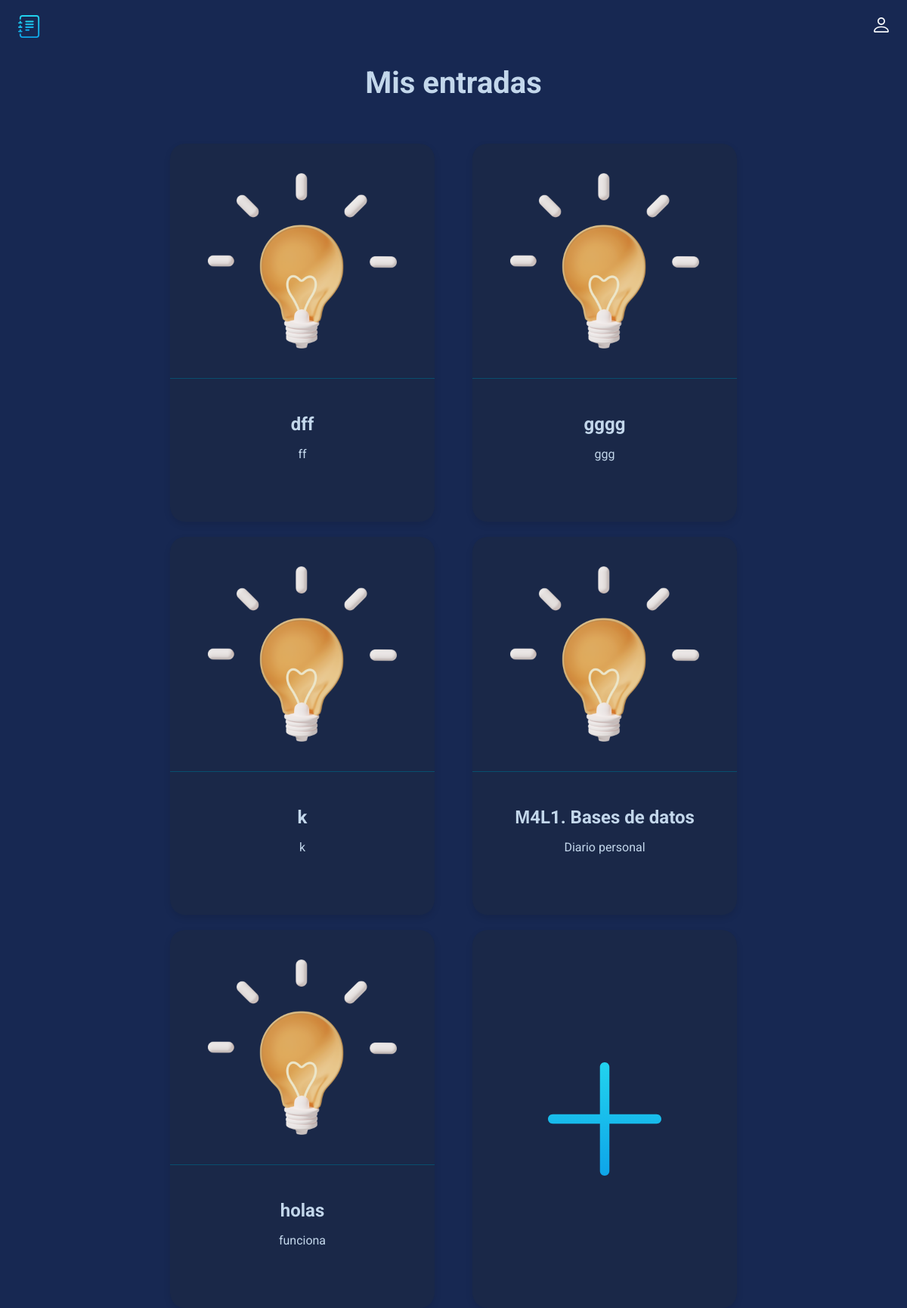
The page /index on the database as committed earlier.
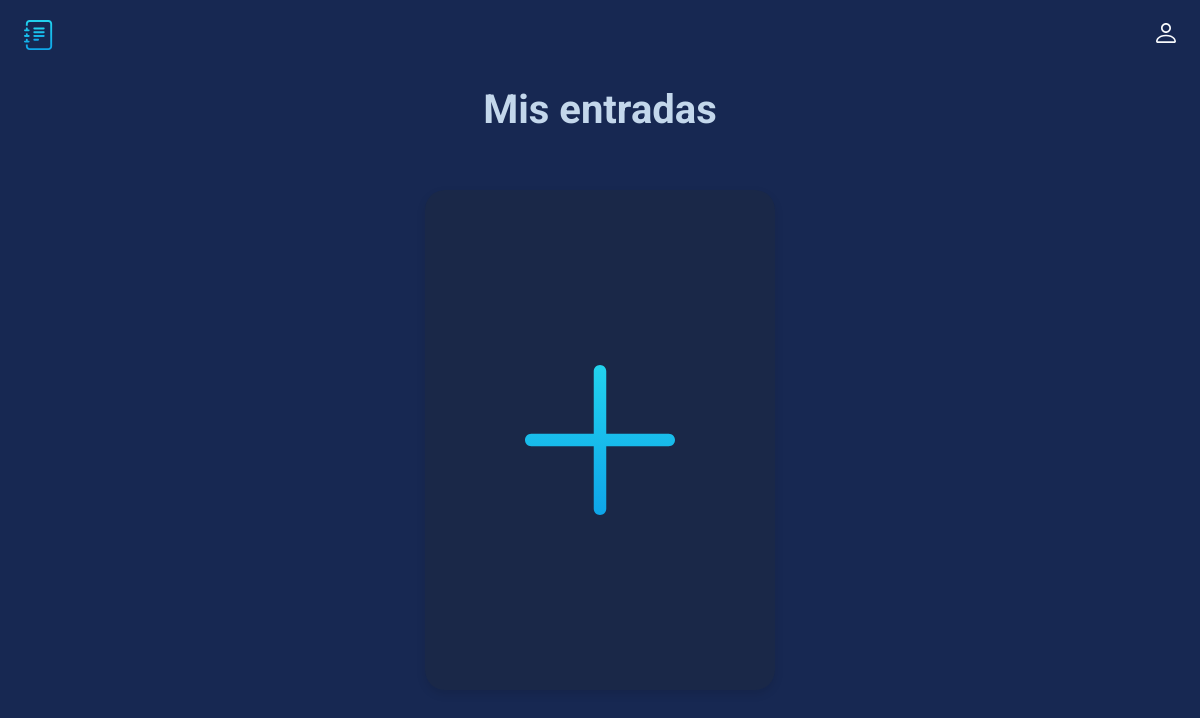
The same page on the database as committed later.
### main.py (models this page shows, shortened)
class Card(db.Model):
    id = db.Column(db.Integer, primary_key=True)
    title = db.Column(db.String(100), nullable=False)
    subtitle = db.Column(db.String(300), nullable=False)
    text = db.Column(db.Text, nullable=False)

### main.py (the view)
@app.route('/index')
def index():
    cards = Card.query.order_by(Card.id).all()
    return render_template('index.html', cards=cards)

### templates/index.html (shortened to what this page needs)
<!doctype html>
<html lang="en">
<head>
  <link rel="stylesheet" href="../static/css/style.css">
</head>
<body>
  <header class="header">
    <img src="../static/img/logo.svg" alt="logo" width="30" height="30">
    <ul class="main-list">
        <li class="list__item">
            <img src="../static/img/login.svg" alt="login" width="20" height="20">
        </li>
    </ul>
  </header>
  <main>
    {% block content %}
    <h1 class="main__title">Mis entradas</h1>
    <ul class="cards-list">
      {% for el in cards%}
      <li class="card">
        <a class="card__link" href="/card/{{el.id}}">
          <img class="card__img" src="../static/img/post_icon.png" width="250" height="250" alt="post_icon">
          <div class="card__text">
            <h2 class="card__title">{{el.title}}</h2>
            <p class="card__subtitle">{{el.subtitle}}</p>
          </div>
        </a>
      </li>
      {% endfor %}
      <li class="card card--creat">
          <a class="creat__link" href="{{url_for('create')}}"></a>
      </li>
    </ul>
    {% endblock %}
  </main>
</body>
</html>

### static/css/style.css (style rules this page uses)
body { margin: 0; padding: 0; font-family: 'Roboto', sans-serif; font-size: 16px; line-height: 20px; background-color: #172852; color: #c3d7eb; }
h1, h2, p { margin: 0; }
img { object-fit: contain; }
a { text-decoration: none; color: inherit; transition: 0.2s; }
ul { list-style: none; margin: 0; padding: 0; }
.header { display: flex; justify-content: space-between; align-items: center; padding: 20px 2%; margin-bottom: 30px; }
.main-list { display: flex; align-items: center; gap: 20px; }
.main__title { font-size: 40px; text-align: center; margin-bottom: 70px; }
.cards-list { display: flex; padding: 0 5%; flex-wrap: wrap; flex-direction: row; gap: 20px; column-gap: 50px; justify-content: center; }
.card { width: 350px; height: 500px; transition: 0.2s; background: rgba(30, 41, 59, 0.4); border-radius: 20px; box-shadow: 0px 4px 10px rgba(0, 0, 0, 0.1); }
.creat__link { display: block; width: inherit; height: inherit; background: url(../img/plus.svg) no-repeat; background-size: 200px 200px; background-position: center; }

Rows that differ between the two databases and show on the page:
removed Card: title "dff", subtitle "ff"
removed Card: title "gggg", subtitle "ggg"
removed Card: title "k", subtitle "k"
removed Card: title "М4L1. Bases de datos", subtitle "Diario personal"
removed Card: title "holas", subtitle "funciona"
